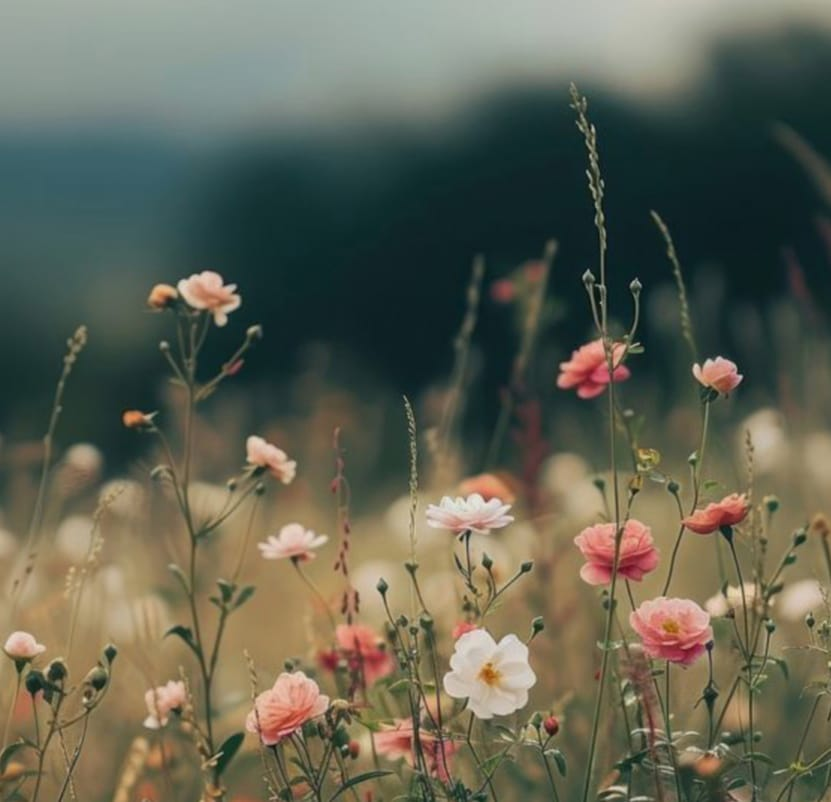
#> input picture assets/flowers.jpg, 831 x 802 px
$ python tut1.py
#> lines starting #> are read from the running program, lines starting #| are printed output that depends on the picture
import cv2

img = cv2.imread('assets/flowers.jpg',1)
#> img is the input picture: shape (802, 831, 3); mean B, G, R 83.3, 98.8, 97.1
img = cv2.resize(img,(0,0),fx=1,fy=1) #(0,0)is defsult set  fx=1,fy=1 resize
img = cv2.rotate(img,cv2.ROTATE_90_CLOCKWISE)
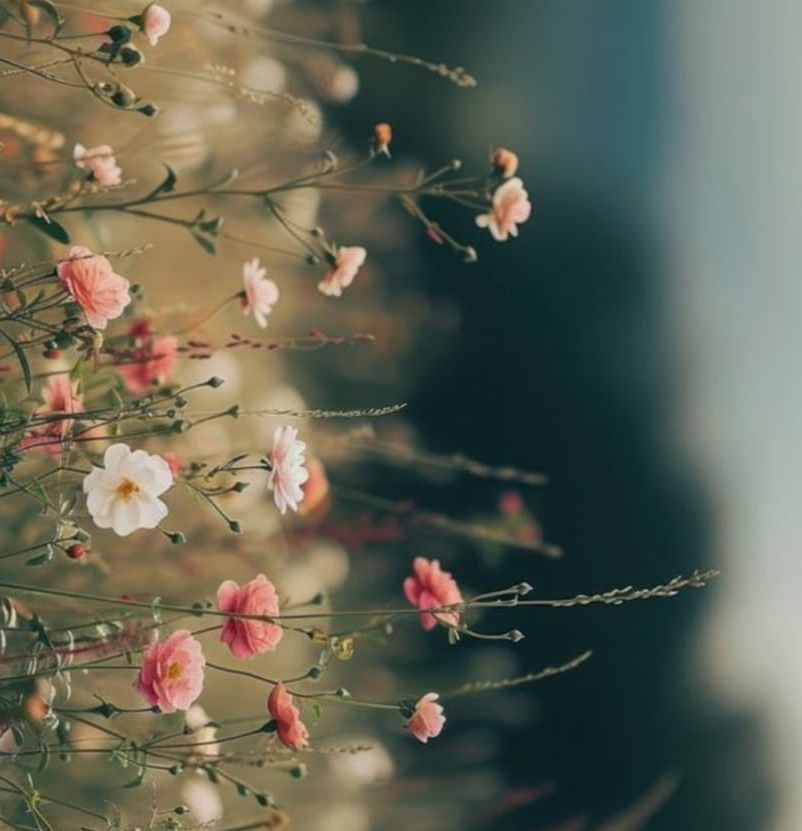
#> img: shape (831, 802, 3); mean B, G, R 83.3, 98.8, 97.1

cv2.imwrite('new_img.jpg',img)

cv2.imshow('Image',img)
cv2.waitKey(0)
cv2.destroyAllWindows()

for i in range (100):
    for j in range (img.shape[1]):
#> (the run stopped early here; a loop or call above may not have finished)
